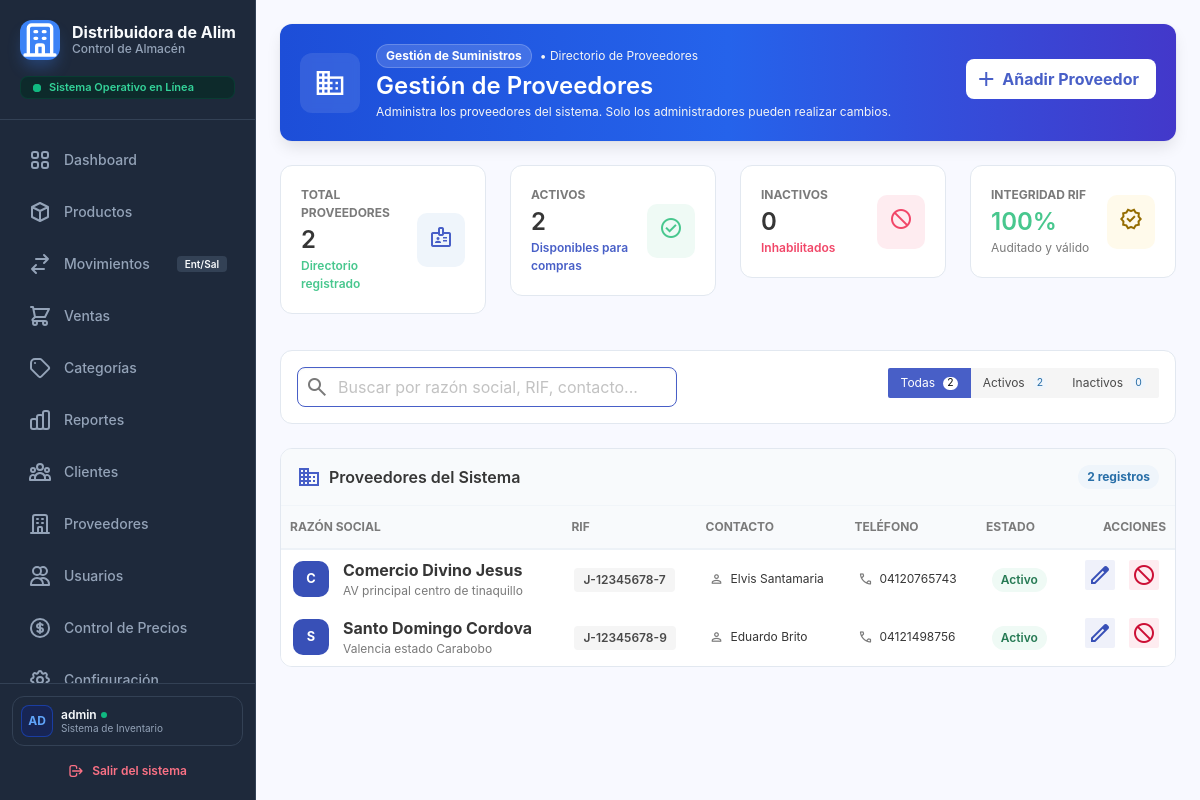
/index.php?controller=proveedor&action=tablaProveedores (signed in), run on an earlier commit of the app's database.
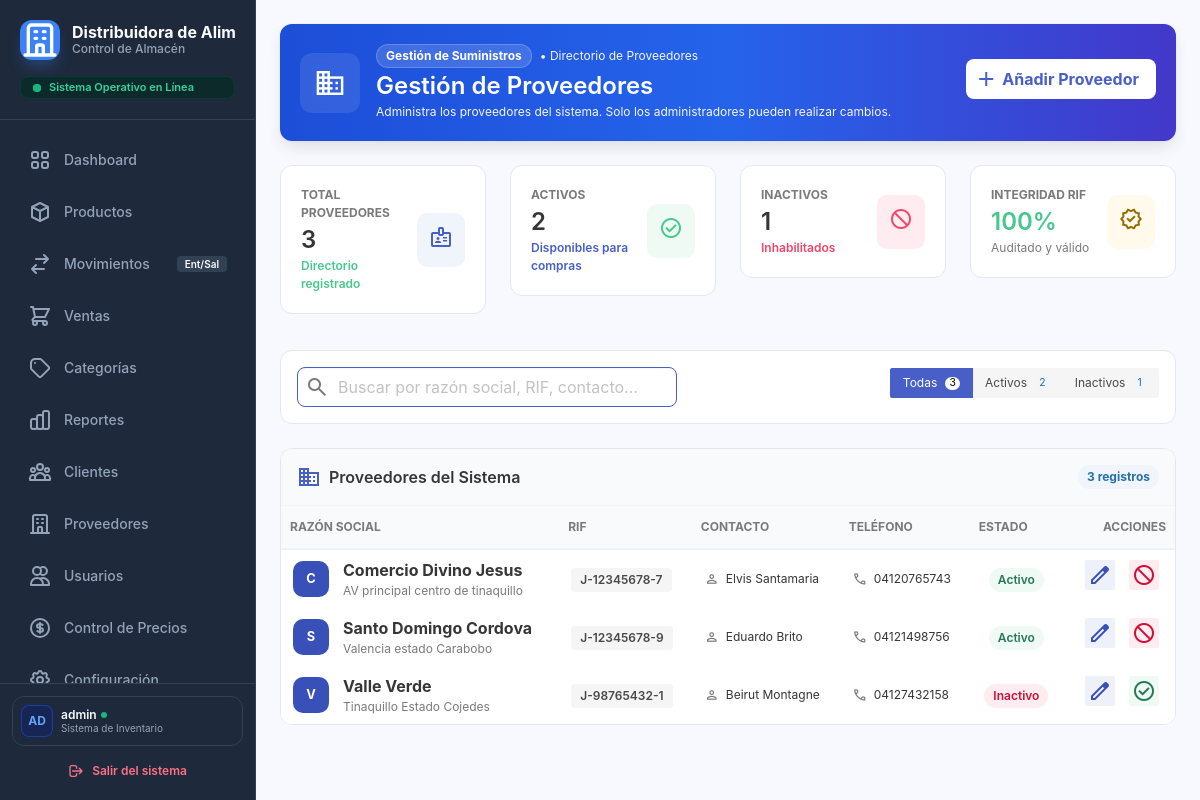
And on a later commit of the database.
### tables this page shows
CREATE TABLE `proveedores` (
  `id_proveedor` int(11) NOT NULL AUTO_INCREMENT,
  `rif` varchar(20) NOT NULL,
  `razon_social` varchar(100) NOT NULL,
  `nombre_contacto` varchar(100) DEFAULT NULL,
  `telefono` varchar(20) DEFAULT NULL,
  `email` varchar(100) DEFAULT NULL,
  `direccion` text DEFAULT NULL,
  `estado` tinyint(1) DEFAULT 1,
  PRIMARY KEY (`id_proveedor`),
  UNIQUE KEY `rif` (`rif`)
);

### app/controller/proveedorController.php (called while the page is built, shortened)
<?php
require_once __DIR__ . '/../helpers/seguridad.php';
require_once __DIR__ . '/../model/proveedorModel.php';
class ProveedorController {
    private $proveedorModel;
    public function __construct() {
        $database = new Database();
        $pdo = $database->getConnection();
        $this->proveedorModel = new proveedorModel($pdo);
    }
    public function tablaProveedores() {
        $proveedores = $this->proveedorModel->getAll();
        require_once __DIR__ . '/../views/proveedor/proveedor.php';
    }
}
?>

### public/index.php (called while the page is built, shortened)
<?php
require_once __DIR__ . '/../app/helpers/seguridad.php';
$controlador = $_GET['controller'] ?? 'sistema';
$accion      = $_GET['action']     ?? 'index';
$controlador = is_string($controlador) ? strtolower($controlador) : '';
$accion      = is_string($accion)      ? strtolower($accion)      : '';
$definicion = $rutas[$controlador];
$ruta       = $definicion['acciones'][$accion];
$json       = $ruta['json'];
try {
    $instancia = new $clase();
    $instancia->$accion();
} catch (Throwable $e) {
    registrarEvento('error_interno', $controlador . '/' . $accion . ': ' . $e->getMessage());
    responderError(
        500,
        MODO_DESARROLLO ? $e->getMessage() : 'Ocurrió un error interno. Inténtalo de nuevo más tarde.',
        $json
    );
}

### app/model/proveedorModel.php (called while the page is built, shortened)
<?php
    class ProveedorModel{
        private $pdo;
        public function __construct($pdo){
            $this->pdo = $pdo;
    }
        public function getAll(){
            $stmt = $this->pdo->query("SELECT * FROM proveedores ORDER BY razon_social ASC");
            return $stmt->fetchAll(PDO::FETCH_ASSOC);
        }
}
    ?>

### app/helpers/seguridad.php (called while the page is built, shortened)
<?php
function urlAccion(string $controlador, string $accion, array $parametros = []): string
{
    return 'index.php?' . http_build_query(
        ['controller' => $controlador, 'action' => $accion] + $parametros
    );
}

### app/views/proveedor/proveedor.php (the view, shortened to what the changed rows need)
<?php
$proveedores = $proveedores ?? [];
$totalProveedores = count($proveedores);
$countActivos = count(array_filter($proveedores, fn($p) => ($p['estado'] ?? 1) == 1));
$countInactivos = $totalProveedores - $countActivos;
?>
<!DOCTYPE html>
<html lang="es">
<head>
    <link href="https://cdnjs.cloudflare.com/ajax/libs/font-awesome/6.4.0/css/all.min.css" rel="stylesheet">
    <link href="https://cdn.jsdelivr.net/npm/bulma@0.9.4/css/bulma.min.css" rel="stylesheet">
    <link rel="stylesheet" href="assets/css/sidebar.css" />
    <link rel="stylesheet" href="assets/css/tablas.css" />
</head>
<body class="is-flex" style="background-color: #f8f9ff; height: 100vh; overflow: hidden; width: 100%;">
    <?php require_once __DIR__ . '/../layouts/sidebar.php'; ?>
    <main class="main is-flex-grow-1" style="background-color: #f8f9ff; width: 100%; height: 100vh; overflow-y: auto; overflow-x: hidden;">
        <div class="p-5" style="width: 100%; padding-bottom: 4rem !important;">
            <div class="box mb-5" style="background: linear-gradient(90deg, #1d4ed8 0%, #2563eb 50%, #4338ca 100%); border-radius: 12px; border: none; overflow: hidden; position: relative;">
                <div class="is-flex is-align-items-center is-justify-content-space-between is-flex-wrap-wrap" style="gap: 1.5rem; position: relative; z-index: 2;">
                    <div class="is-flex is-align-items-center" style="gap: 1rem;">
                        <div>
                            <h1 class="title is-4 has-text-white mb-0 mt-1">Gestión de Proveedores</h1>
                        </div>
                    </div>
                </div>
            </div>
            <div class="columns is-variable is-3 mb-5">
                <div class="column">
                    <div class="box is-shadowless" style="border: 1px solid #e2e8f0; border-radius: 12px; padding: 1.25rem;">
                        <div class="is-flex is-align-items-center is-justify-content-space-between">
                            <div>
                                <p class="is-size-7 is-uppercase has-text-grey has-text-weight-bold">Total Proveedores</p>
                                <h3 class="title is-4 mb-0 mt-1 has-text-dark"><?= $totalProveedores ?></h3>
                                <p class="is-size-7 has-text-success has-text-weight-semibold mt-1">Directorio registrado</p>
                            </div>
                        </div>
                    </div>
                </div>
                <div class="column">
                    <div class="box is-shadowless" style="border: 1px solid #e2e8f0; border-radius: 12px; padding: 1.25rem;">
                        <div class="is-flex is-align-items-center is-justify-content-space-between">
                            <div>
                                <p class="is-size-7 is-uppercase has-text-grey has-text-weight-bold">Inactivos</p>
                                <h3 class="title is-4 mb-0 mt-1 has-text-dark"><?= $countInactivos ?></h3>
                                <p class="is-size-7 has-text-danger has-text-weight-semibold mt-1">Inhabilitados</p>
                            </div>
                        </div>
                    </div>
                </div>
            </div>
            <div class="box is-shadowless p-4 mb-5 is-flex is-align-items-center is-justify-content-space-between flex-wrap" style="border: 1px solid #e2e8f0; border-radius: 12px; background: white; gap: 1.5rem;">
                <div class="is-flex is-align-items-center flex-wrap" style="gap: 1rem;">
                    <div class="buttons has-addons mb-0" id="filtrosEstado">
                        <button class="button is-small is-link is-selected btn-filtro" data-filtro="todos">
                            Todas <span class="ml-1 tag is-white is-rounded ml-2" style="height: 1.25em; padding: 0 0.4em; font-size: 0.65rem;"><?= $totalProveedores ?></span>
                        </button>
                        <button class="button is-small is-light btn-filtro" data-filtro="inactivos">
                            Inactivos <span class="ml-1 tag is-info is-light is-rounded ml-2" style="height: 1.25em; padding: 0 0.4em; font-size: 0.65rem;"><?= $countInactivos ?></span>
                        </button>
                    </div>
                </div>
            </div>
            <div class="box is-shadowless p-0" style="border: 1px solid #e2e8f0; border-radius: 12px; overflow: hidden; background: white;">
                <div class="p-4 is-flex is-align-items-center is-justify-content-space-between" style="border-bottom: 1px solid #f1f5f9; background-color: #f8fafc;">
                    <div class="is-flex is-align-items-center" style="gap: 8px;">
                        <span class="material-symbols-outlined has-text-link">domain</span>
                        <h2 class="title is-6 mb-0 has-text-dark">Proveedores del Sistema</h2>
                    </div>
                    <span class="tag is-info is-light is-rounded has-text-weight-bold" id="contadorFilas"><?= $totalProveedores ?> registros</span>
                </div>
                <div class="table-container mb-0">
                    <table class="table is-fullwidth is-hoverable" id="tablaProveedores">
                        <thead>
                            <tr style="background-color: #f8fafc; border-bottom: 2px solid #edf2f7;">
                                <th class="is-size-7 has-text-grey is-uppercase py-3">Razón Social</th>
                                <th class="is-size-7 has-text-grey is-uppercase py-3">RIF</th>
                                <th class="is-size-7 has-text-grey is-uppercase py-3">Contacto</th>
                                <th class="is-size-7 has-text-grey is-uppercase py-3">Teléfono</th>
                                <th class="is-size-7 has-text-grey is-uppercase py-3 text-center">Estado</th>
                                <th class="is-size-7 has-text-grey is-uppercase py-3 text-right" style="text-align: right;">Acciones</th>
                            </tr>
                        </thead>
                        <tbody class="is-size-6">
                            <?php if (!empty($proveedores)): ?>
                                <?php foreach ($proveedores as $p): ?>
                                    <?php
                                        $idProv = $p['id_proveedor'] ?? $p['id'] ?? '';
                                        $razonSocial = $p['razon_social'] ?? $p['nombre_razon_social'] ?? 'Sin Nombre';
                                        $rif = $p['rif'] ?? (isset($p['tipo_documento'], $p['num_documento']) ? $p['tipo_documento'].'-'.$p['num_documento'] : 'N/A');
                                        $contacto = $p['nombre_contacto'] ?? $p['contacto_directo'] ?? $p['contacto'] ?? 'N/A';
                                        $telefono = $p['telefono'] ?? 'N/A';
                                        $esActivo = ($p['estado'] ?? 1) == 1;
                                        $inicial = strtoupper(substr(htmlspecialchars($razonSocial), 0, 1));
                                    ?>
                                    <tr class="fila-busqueda" data-estado="<?= $esActivo ? 'activo' : 'inactivo' ?>">
                                        <td>
                                            <div class="is-flex is-align-items-center" style="gap: 14px;">
                                                <div class="is-flex is-align-items-center is-justify-content-center has-background-link-dark has-text-white has-text-weight-bold flex-shrink-0" style="width: 36px; height: 36px; border-radius: 10px; font-size: 0.8rem;">
                                                    <?= $inicial ?>
                                                </div>
                                                <div>
                                                    <p class="has-text-weight-bold has-text-dark mb-0 nombre-proveedor"><?= htmlspecialchars($razonSocial) ?></p>
                                                    <p class="is-size-7 has-text-grey mb-0"><?= htmlspecialchars($p['direccion'] ?? '') ?></p>
                                                </div>
                                            </div>
                                        </td>
                                        <td class="is-vcentered">
                                            <span class="tag is-light has-text-weight-semibold font-mono doc-proveedor">
                                                <?= htmlspecialchars($rif) ?>
                                            </span>
                                        </td>
                                        <td class="is-vcentered">
                                            <div class="is-flex is-align-items-center" style="gap: 6px;">
                                                <span class="material-symbols-outlined has-text-grey is-size-6">person</span>
                                                <span class="is-size-7 has-text-dark contacto-proveedor"><?= htmlspecialchars($contacto) ?></span>
                                            </div>
                                        </td>
                                        <td class="is-vcentered">
                                            <div class="is-flex is-align-items-center" style="gap: 6px;">
                                                <span class="material-symbols-outlined has-text-grey is-size-6">call</span>
                                                <span class="is-size-7 has-text-dark font-mono tlf-proveedor"><?= htmlspecialchars($telefono) ?></span>
                                            </div>
                                        </td>
                                        <td class="is-vcentered text-center" style="text-align: center;">
                                            <span class="tag is-rounded <?= $esActivo ? 'is-success' : 'is-danger' ?> is-light has-text-weight-semibold">
                                                <?= $esActivo ? 'Activo' : 'Inactivo' ?>
                                            </span>
                                        </td>
                                        <td class="is-vcentered text-right" style="text-align: right;">
                                            <div class="buttons is-right mb-0" style="gap: 6px; justify-content: flex-end;">
                                                <a href="<?= urlAccion('proveedor', 'formedit') ?>&id=<?= $idProv ?>" class="button is-small is-link is-light" title="Editar proveedor">
                                                    <span class="icon"><span class="material-symbols-outlined">edit</span></span>
                                                </a>
                                                <button type="button"
                                                        class="button is-small <?= $esActivo ? 'is-danger' : 'is-success' ?> is-light btn-toggle-estado"
                                                        data-nombre="<?= htmlspecialchars($razonSocial) ?>"
                                                        data-activo="<?= $esActivo ? '1' : '0' ?>"
                                                        data-url="<?= urlAccion('proveedor', 'cambiarEstado') ?>&id=<?= $idProv ?>"
                                                        title="<?= $esActivo ? 'Inactivar proveedor' : 'Reactivar proveedor' ?>">
                                                    <span class="icon">
                                                        <span class="material-symbols-outlined"><?= $esActivo ? 'block' : 'check_circle' ?></span>
                                                    </span>
                                                </button>
                                            </div>
                                        </td>
                                    </tr>
                                <?php endforeach; ?>
                            <?php endif; ?>
                        </tbody>
                    </table>
                </div>
            </div>
        </div>
    </main>
</body>
</html>

What changed in the data, as far as the page shows it:
shown differently, row unchanged: proveedores "Comercio Divino Jesus": estado (not shown) → "1"
added proveedores: razon_social "V", razon_social "Valle Verde", direccion "Tinaquillo Estado Cojedes", rif "J-98765432-1", nombre_contacto "Beirut Montagne", telefono "04127432158", estado "Inactivo"
Also different on the page:
$totalProveedores: "2" → "3"
$countInactivos: "0" → (not shown)
